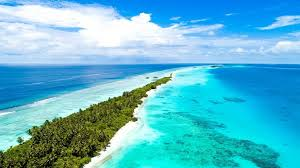
#> input picture images.jpg, 300 x 168 px, found by its file name
$ python mars6.py
#> lines starting #> are read from the running program, lines starting #| are printed output that depends on the picture; after the words box and inside, x2 and y2 are one past the last pixel; in counts of white or black regions, pixels touching at a corner belong together; long printed decimals are rounded
import matplotlib.image as mpimg
import matplotlib.pyplot as plt
import numpy as np

type_A = 0
type_B = 0
image = r"C:\Users\adipk\OneDrive\Documents\images.jpg"

# RGB(3 streams) matrix representation of the image
labrat = mpimg.imread(image)
#> labrat is the input picture: shape (168, 300, 3); mean R, G, B 92.5, 184.7, 205.9
print("Shape of the image: {}".format(labrat.shape))
#| Shape of the image: (168, 300, 3)

threshold_limit = [100, 100, 100]
for i in range(0, 168):
    for j in range(0, 300):
        a = labrat[i, j]
        if a[0] >= threshold_limit[0] and a[1] >= threshold_limit[1] and a[2] >= threshold_limit[2]:
            type_A += 1
        else:
            type_B += 1
#> after the loop, type_A = 20539; type_B = 29861

total_pixels = 168 * 300
percentage_type_A = (type_A * 100) / total_pixels
#> percentage_type_A = 40.75
percentage_type_B = (type_B * 100) / total_pixels
#> percentage_type_B = 59.25
print("%typeA", percentage_type_A)
#| %typeA 40.752
print("%typeB", percentage_type_B)
#| %typeB 59.248

imgplot = plt.imshow(labrat)
plt.show()

bright = [170, 160, 150]
B_level = (0.21 * bright[0] + 0.72 * bright[1] + 0.07 * bright[2])
B_level = B_level / 3

bw_image = labrat.copy()
for i in range(0, 168):
    for j in range(0, 300):
        a = bw_image[i, j]
        A_level = (0.21 * a[0] + 0.72 * a[1] + 0.07 * a[2])
        A_level = A_level / 3
        if A_level >= B_level:
            bw_image[i, j] = [0, 0, 0]
        else:
            bw_image[i, j] = [255, 255, 255]
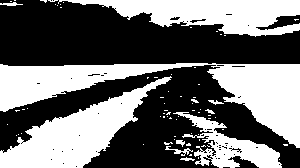
#> bw_image: shape (168, 300, 3); 43.9% white; 73 white regions (63 under 20 px), largest, box (x1, y1, x2, y2) and area: (0, 63, 300, 148) 8737, (0, 76, 172, 168) 5815, (58, 0, 300, 37) 4840

imgplot = plt.imshow(bw_image)
plt.show()
